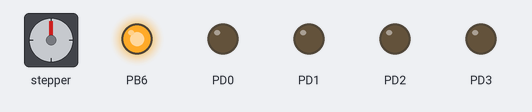
Simulated run of this program. Board: ATmega32, built with avr-gcc and emulated at 16 MHz. Shown: stepper motor, output pins drawn as LEDs (lit = HIGH). Wiring (inferred from the names in the program): stepper motor (4 steps per turn assumed): coils PD4, PD5, PD6, PD7. Pins used as bus, display or sensor lines are not drawn. At 10.4 s the program stops and its outputs stay as they are.

Above: at 0.1 s.
At 7.15 s:
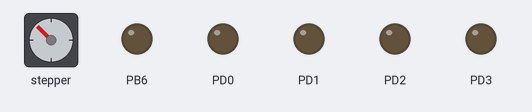
At 7.75 s:
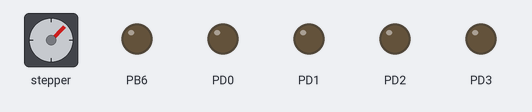
At 9.4 s:
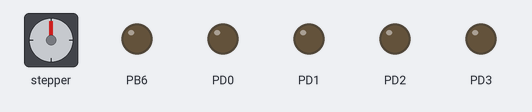
Timing chart, 0 to 10.9 s (numbered marks = the images above):
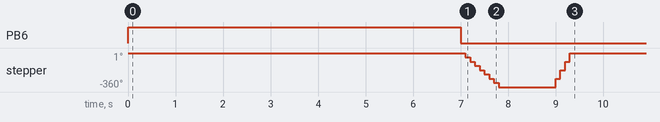

Measured:
- by itself, PB6: LOW → HIGH at 0.00 s, → LOW 7.0 s later
- by itself, stepper: turns 360° counter-clockwise in 0.70 s, then 360° clockwise in 0.30 s

The program:

main.c
```c
#define F_CPU 16000000UL
#include <avr/io.h>
#include <util/delay.h>
int flag = 0;
int main(void)
{
    DDRB |= (1<<PB6);
	DDRD |= 0xFF;					/* Make PORTD lower pins as output */

	int period;
	period = 100;

	while(1){
		if(flag == 0){
			PORTB |= (1<<PB6);
			_delay_ms(7000);
			PORTB &= ~(1<<PB6);
			flag = 1;
		}
		if (flag==1)
		{
				//stepper motor clockwise half step sequence
			PORTD = 0x90;
			_delay_ms(period);
			PORTD = 0x80;
			_delay_ms(period);
			PORTD = 0xC0;
			_delay_ms(period);
			PORTD = 0x40;
			_delay_ms(period);
			PORTD = 0x60;
			_delay_ms(period);
			PORTD = 0x20;
			_delay_ms(period);
			PORTD = 0x30;
			_delay_ms(period);
			PORTD = 0x10;
			_delay_ms(period);


			PORTD = 0x90;
			_delay_ms(period);
			_delay_ms(1000);


			//stepper motor anti clockwise full step sequence
			PORTD = 0x90;
			_delay_ms(period);
			PORTD = 0x30;
			_delay_ms(period);
			PORTD = 0x60;
			_delay_ms(period);
			PORTD = 0xC0;
			_delay_ms(period);

			PORTD = 0x90;
			_delay_ms(period);
			_delay_ms(1000);
			flag=2;

		}

	}
}
```
